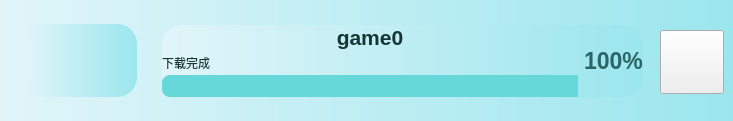
        <widget class="QWidget" name="widget_game_0" native="true">
         <property name="minimumSize">
          <size>
           <width>0</width>
           <height>121</height>
          </size>
         </property>
         <property name="maximumSize">
          <size>
           <width>16777215</width>
           <height>121</height>
          </size>
         </property>
         <property name="styleSheet">
          <string notr="true">.QWidget{
	background-color: qlineargradient(x1:0, y0:0, x2:1, y2:0,stop:0 rgb(225, 245, 249), stop:1 rgb(155, 230, 237));
	border-radius:20px;
	color: rgb(255, 255, 255);
}
</string>
         </property>
         <widget class="QWidget" name="widget_52" native="true">
          <property name="geometry">
           <rect>
            <x>24</x>
            <y>24</y>
            <width>113</width>
            <height>73</height>
           </rect>
          </property>
          <property name="styleSheet">
           <string notr="true"/>
          </property>
          <widget class="QLabel" name="label_icon_game_0">
           <property name="geometry">
            <rect>
             <x>30</x>
             <y>5</y>
             <width>64</width>
             <height>64</height>
            </rect>
           </property>
           <property name="styleSheet">
            <string notr="true">border-image: url(:/icons/icons/自定义.png);</string>
           </property>
           <property name="text">
            <string/>
           </property>
          </widget>
         </widget>
         <widget class="QPushButton" name="pushButton_game_0">
          <property name="geometry">
           <rect>
            <x>660</x>
            <y>30</y>
            <width>64</width>
            <height>64</height>
           </rect>
          </property>
          <property name="styleSheet">
           <string notr="true">border-image: url(:/icons/icons/play_game.png);</string>
          </property>
          <property name="text">
           <string/>
          </property>
         </widget>
         <widget class="QWidget" name="layoutWidget_11">
          <property name="geometry">
           <rect>
            <x>162</x>
            <y>25</y>
            <width>481</width>
            <height>72</height>
           </rect>
          </property>
          <layout class="QHBoxLayout" name="horizontalLayout_12">
           <item>
            <layout class="QVBoxLayout" name="verticalLayout_12">
             <property name="spacing">
              <number>2</number>
             </property>
             <item>
              <widget class="QLabel" name="label_game_0">
               <property name="font">
                <font>
                 <pointsize>16</pointsize>
                 <weight>75</weight>
                 <bold>true</bold>
                </font>
               </property>
               <property name="styleSheet">
                <string notr="true">color: rgb(22, 54, 53);
text-align:centre;
</string>
               </property>
               <property name="text">
                <string>game0</string>
               </property>
               <property name="alignment">
                <set>Qt::AlignCenter</set>
               </property>
              </widget>
             </item>
             <item>
              <widget class="QLabel" name="label_89">
               <property name="font">
                <font>
                 <weight>50</weight>
                 <bold>false</bold>
                </font>
               </property>
               <property name="styleSheet">
                <string notr="true">color: rgb(22, 54, 53)</string>
               </property>
               <property name="text">
                <string>下载完成</string>
               </property>
              </widget>
             </item>
             <item>
              <widget class="QProgressBar" name="progressBar_27">
               <property name="styleSheet">
                <string notr="true">QProgressBar::chunk {
        border-top-left-radius:8px;
border-bottom-left-radius:8px;
	background-color: rgb(103, 216, 217)
}
QProgressBar{
border-radius:8px;
background-color: rgb(223, 223, 223);
}
</string>
               </property>
               <property name="value">
                <number>100</number>
               </property>
               <property name="textVisible">
                <bool>false</bool>
               </property>
              </widget>
             </item>
            </layout>
           </item>
           <item>
            <widget class="QLabel" name="label_90">
             <property name="font">
              <font>
               <pointsize>17</pointsize>
               <weight>75</weight>
               <bold>true</bold>
              </font>
             </property>
             <property name="styleSheet">
              <string notr="true">color: rgb(43, 101, 103);</string>
             </property>
             <property name="text">
              <string>100%</string>
             </property>
             <property name="alignment">
              <set>Qt::AlignLeading|Qt::AlignLeft|Qt::AlignVCenter</set>
             </property>
            </widget>
           </item>
          </layout>
         </widget>
        </widget>
